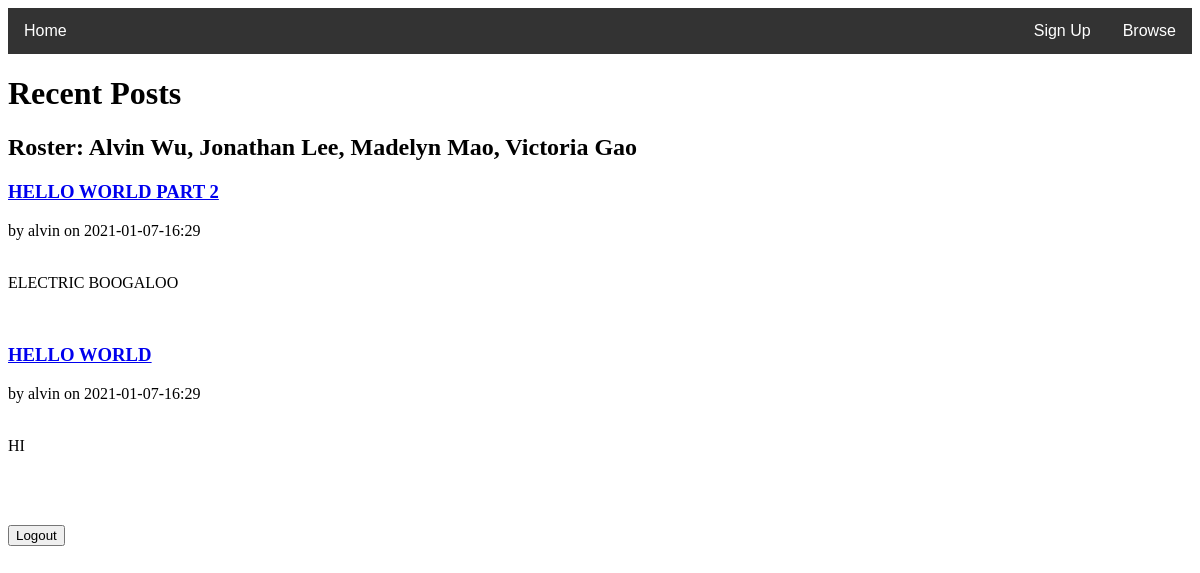
/all, run on an earlier commit of the app's database.
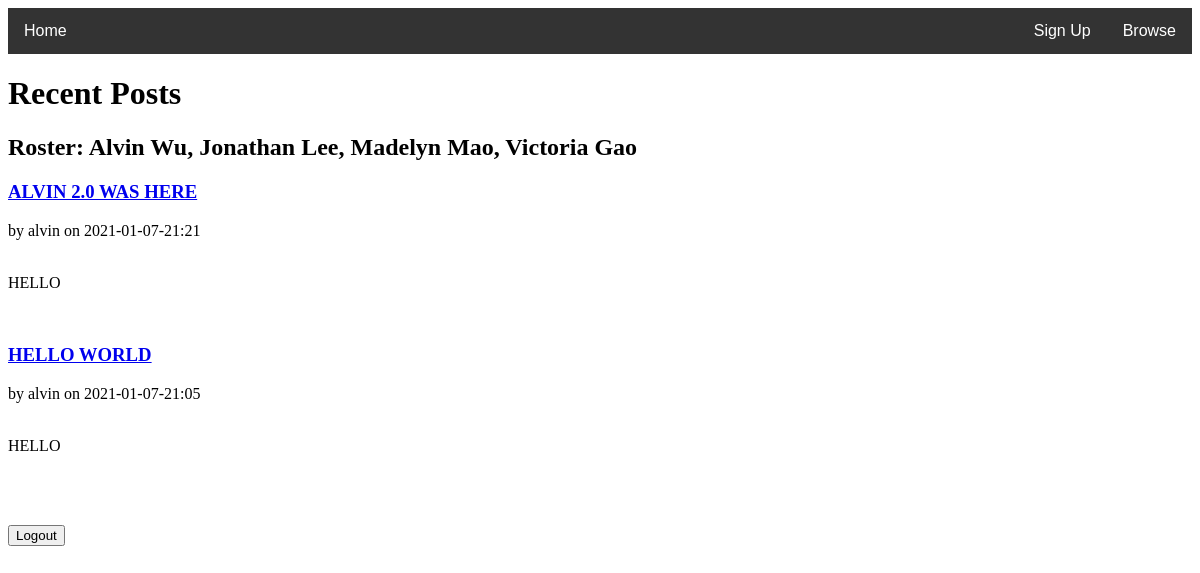
And on a later commit of the database.
### tables this page shows
CREATE TABLE posts(ID INTEGER NOT NULL PRIMARY KEY, UserID text NOT NULL, Title text NOT NULL, Text text, Date text);

### __init__.py (the view)
@app.route("/all")
def viewall():
    c = db.cursor()
    c.execute('SELECT * FROM posts')
    posts1 = c.fetchall()
    c.execute('SELECT username FROM users')
    usernames = c.fetchall()
    c.close()
    if ('username' not in session):
        return render_template('viewallposts.html', posts=posts1, status = False, user = usernames)
    else:
        return render_template('viewallposts.html', posts=posts1, status = True, user = usernames)

### templates/viewallposts.html (shortened to what this page needs)
<!DOCTYPE html>
<html>
{% extends "base.html" %}
{% block body %}
  <head>
  </head>
  <body>
   <h1> Recent Posts</h1>
   <h2>
    Roster: Alvin Wu, Jonathan Lee, Madelyn Mao, Victoria Gao
    </h2>
    {% set v = 0 %}
    {% for p in posts|reverse %}
      <header>
        <div>
          <h3><a href="/post/{{p[0]}}">{{ p[2] }}</a></h3>
          <div class="authorinfo">by {{ user[v][0] }} on {{ p[4] }}</div>
        </div>
      </header>
      <br>
      <p class="body">{{ p[3] }}</p>
      <br>
    {% set v = v+1 %}
    {% endfor %}
<br></br>
    <form action = "/logout">
	<input type = "submit" value ="Logout">
    </form>
  </body>
{% endblock %}

What changed in the data, as far as the page shows it:
removed posts: Title "HELLO WORLD PART 2", {{ user[v][0] }} "alvin", Date "2021-01-07-16:29", Text "ELECTRIC BOOGALOO"
added posts: Title "ALVIN 2.0 WAS HERE", {{ user[v][0] }} "alvin", Date "2021-01-07-21:21", Text "HELLO"
changed posts "HELLO WORLD": Date "2021-01-07-16:29" → "2021-01-07-21:05"; Text "HI" → "HELLO"
